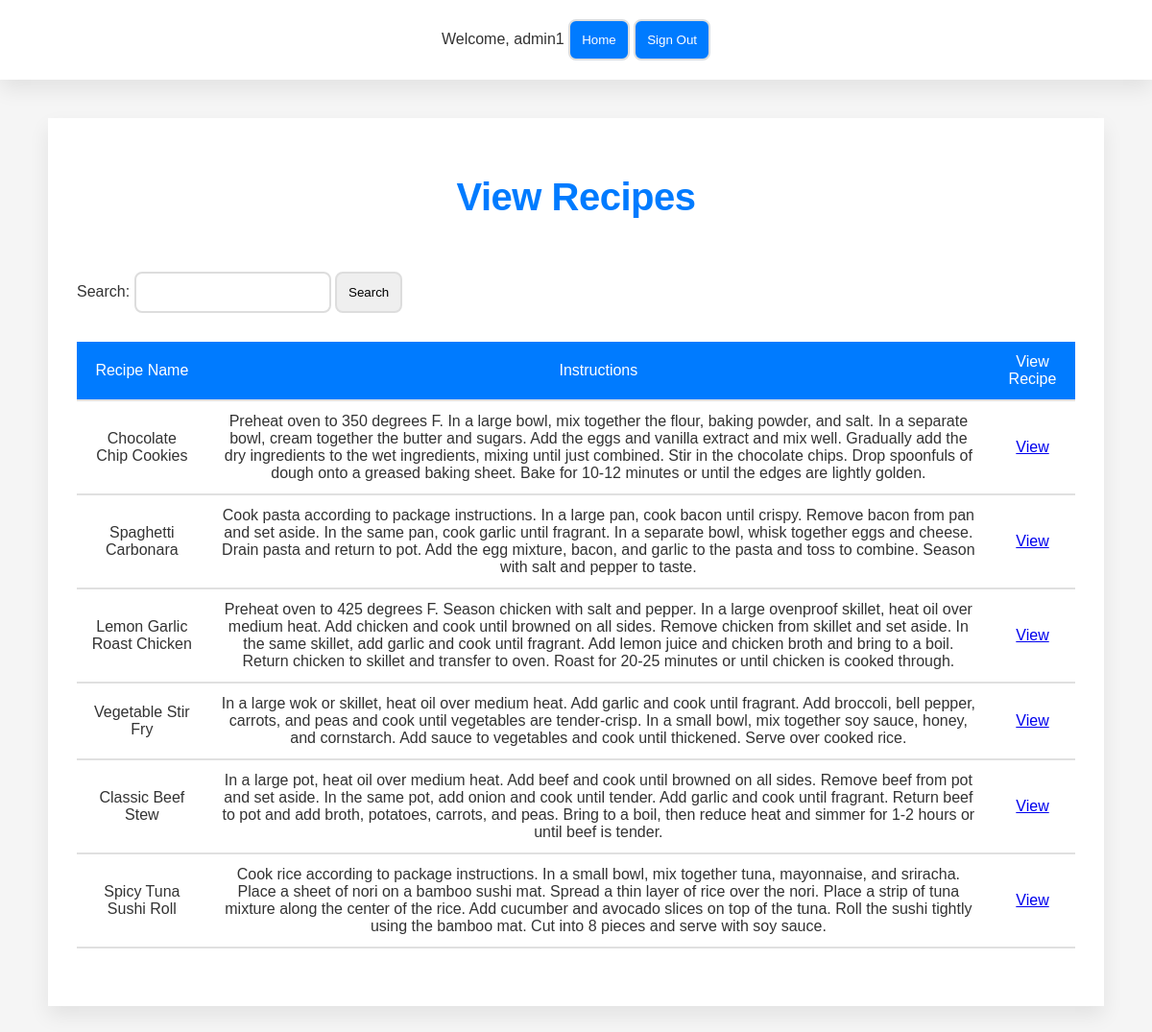
/www/common/view_recipes.php (signed in), run on the app's committed database.
### tables this page shows
create table if not exists Recipe (
    recipeId int primary key auto_increment UNIQUE,
    userId int,
    recipeName varchar(255) not null,
    instructions text,
    approved boolean default false
    
);

### www/common/view_recipes.php (the view, shortened to what this page needs)
<?php
$servername = "192.168.56.12";
$username = "admin";
$password = "admin_pw";
$dbname = "RecipeManagementSystem";
$conn = new mysqli($servername, $username, $password, $dbname);
$filter = "";
$sql = "SELECT * FROM Recipe WHERE approved = 1";
$result = $conn->query($sql);
?>
<html>
<head>
    <link rel="stylesheet" type="text/css" href="style/style.css">
</head>
<body>
    <header>
        <?php include '../common/navbar.php'; ?>
    </header>
    <main>
        <h1>View Recipes</h1><br>
        <form action="view_recipes.php" method="POST">
            <div>
                Search: <input type="text" name="filter" value="<?php echo $filter; ?>" />
                <input type="submit" value="Search" />
            </div>
        </form>
        <table>
            <tr>
                <th>Recipe Name</th>
                <th>Instructions</th>
                <th>View Recipe</th>
            </tr>
            <?php
            if ($result->num_rows > 0) {
                while ($row = $result->fetch_assoc()) {
                    echo "<tr>";
                    echo "<td>" . $row["recipeName"] . "</td>";
                    echo "<td>" . $row["instructions"] . "</td>";
                    echo "<td><a href='recipe_redirect.php?recipeId=".$row["recipeId"]."'>View</a></td>";
                    echo "</tr>";
                }
            } else {
                echo "0 results";
            }
            ?>
        </table>
    </main>
</body>
</html>

### www/common/navbar.php (shortened to what this page needs)
<!DOCTYPE html>
<html lang="en">
<head>
    <link rel="stylesheet" href="style/style.css" />
</head>
<body>
    <div class="navbar">
        <div>
            <?php
            if (isset($_SESSION['username'])) {
                echo 'Welcome, ' . $_SESSION['username'];
                ?>
                <form action="<?php echo $_SESSION['role'] == 'admin' ? 'http://127.0.0.1:8081/admin.php' : 'http://127.0.0.1:8080/'; ?>" method="GET" style="display:inline;">
                    <button type="submit">Home</button>
                </form>
                <form action="../common/sign_out.php" method="POST" style="display:inline;">
                    <button type="submit">Sign Out</button>
                </form>
                <?php
            } else {
                echo '<a href="http://127.0.0.1:8080/common/sign_in.php">Sign In</a>';
            }
            ?>
        </div>
    </div>
</body>
</html>

### www/common/style/style.css (style rules this page uses)
:root { --main-blue: #007BFF; --hover-blue: #0056b3; --soft-gray: #F5F5F5; --text-gray: #333; --border-gray: #E0E0E0; --input-border-gray: #DDD; --transition-speed: 0.3s; }
* { box-sizing: border-box; margin: 0; padding: 0; font-family: 'Poppins', sans-serif; }
body { background-color: var(--soft-gray); color: var(--text-gray); line-height: 1.6; font-size: 16px; }
main { max-width: 1100px; margin: 40px auto; padding: 30px; background-color: #FFF; box-shadow: 0 10px 20px rgba(0, 0, 0, 0.08); }
h1 { text-align: center; padding: 20px 0; font-size: 2.5em; color: var(--main-blue); font-weight: 600; letter-spacing: -0.5px; }
header { background-color: #FFF; box-shadow: 0 10px 20px rgba(0, 0, 0, 0.08); padding: 20px 0; text-align: center; }
table { width: 100%; margin: 30px 0; border-collapse: collapse; }
td, th { padding: 12px 15px; border-bottom: 2px solid var(--border-gray); text-align: center; }
th { background-color: var(--main-blue); color: #FFF; font-weight: 500; }
form, form.div { display: grid; grid-template-columns: max-content 1fr; grid-gap: 20px 1em; text-align: center; margin: auto; }
input, button, select, textarea, .delete-button { grid-column: 2 / 3; padding: 12px; border: 2px solid var(--input-border-gray); border-radius: 8px; transition: border-color var(--transition-speed); }
button, .delete-button { background-color: var(--main-blue); color: #FFF; cursor: pointer; transition: background-color var(--transition-speed); }

### data on the page
recipe: recipeName "Chocolate Chip Cookies", instructions "Preheat oven to 350 degrees F. In a large bowl, mix together the flour, baking powder, and salt. In a separate bowl, cream together the butter and sugars. Add the eggs and vanilla extract and mix well. Gradually add the dry ingredients to the wet ingredients, mixing until just combined. Stir in the chocolate chips. Drop spoonfuls of dough onto a greased baking sheet. Bake for 10-12 minutes or until the edges are lightly golden."
recipe: recipeName "Spaghetti Carbonara", instructions "Cook pasta according to package instructions. In a large pan, cook bacon until crispy. Remove bacon from pan and set aside. In the same pan, cook garlic until fragrant. In a separate bowl, whisk together eggs and cheese. Drain pasta and return to pot. Add the egg mixture, bacon, and garlic to the pasta and toss to combine. Season with salt and pepper to taste."
recipe: recipeName "Lemon Garlic Roast Chicken", instructions "Preheat oven to 425 degrees F. Season chicken with salt and pepper. In a large ovenproof skillet, heat oil over medium heat. Add chicken and cook until browned on all sides. Remove chicken from skillet and set aside. In the same skillet, add garlic and cook until fragrant. Add lemon juice and chicken broth and bring to a boil. Return chicken to skillet and transfer to oven. Roast for 20-25 minutes or until chicken is cooked through."
recipe: recipeName "Vegetable Stir Fry", instructions "In a large wok or skillet, heat oil over medium heat. Add garlic and cook until fragrant. Add broccoli, bell pepper, carrots, and peas and cook until vegetables are tender-crisp. In a small bowl, mix together soy sauce, honey, and cornstarch. Add sauce to vegetables and cook until thickened. Serve over cooked rice."
recipe: recipeName "Classic Beef Stew", instructions "In a large pot, heat oil over medium heat. Add beef and cook until browned on all sides. Remove beef from pot and set aside. In the same pot, add onion and cook until tender. Add garlic and cook until fragrant. Return beef to pot and add broth, potatoes, carrots, and peas. Bring to a boil, then reduce heat and simmer for 1-2 hours or until beef is tender."
recipe: recipeName "Spicy Tuna Sushi Roll", instructions "Cook rice according to package instructions. In a small bowl, mix together tuna, mayonnaise, and sriracha. Place a sheet of nori on a bamboo sushi mat. Spread a thin layer of rice over the nori. Place a strip of tuna mixture along the center of the rice. Add cucumber and avocado slices on top of the tuna. Roll the sushi tightly using the bamboo mat. Cut into 8 pieces and serve with soy sauce."

### other printed values
$_SESSION['username'] "admin1"
